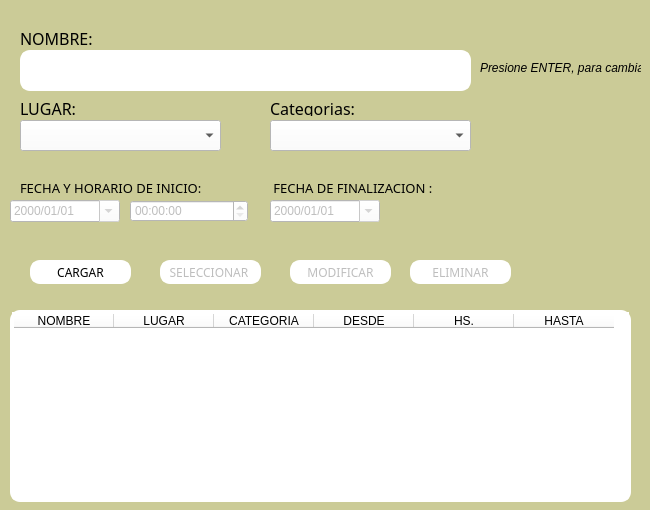
<?xml version="1.0" encoding="UTF-8"?>
<ui version="4.0">
 <class>Form_crearEvento</class>
 <widget class="QWidget" name="Form_crearEvento">
  <property name="geometry">
   <rect>
    <x>0</x>
    <y>0</y>
    <width>650</width>
    <height>510</height>
   </rect>
  </property>
  <property name="minimumSize">
   <size>
    <width>650</width>
    <height>510</height>
   </size>
  </property>
  <property name="maximumSize">
   <size>
    <width>650</width>
    <height>510</height>
   </size>
  </property>
  <property name="windowTitle">
   <string>Crear Evento</string>
  </property>
  <property name="styleSheet">
   <string notr="true">background-color: rgb(203, 203, 151);</string>
  </property>
  <widget class="QLabel" name="label">
   <property name="geometry">
    <rect>
     <x>20</x>
     <y>30</y>
     <width>81</width>
     <height>16</height>
    </rect>
   </property>
   <property name="font">
    <font>
     <family>FSP DEMO - Organetto Light</family>
     <pointsize>12</pointsize>
    </font>
   </property>
   <property name="text">
    <string>NOMBRE:</string>
   </property>
  </widget>
  <widget class="QLabel" name="label_3">
   <property name="geometry">
    <rect>
     <x>20</x>
     <y>100</y>
     <width>81</width>
     <height>16</height>
    </rect>
   </property>
   <property name="font">
    <font>
     <family>FSP DEMO - Organetto Light</family>
     <pointsize>12</pointsize>
    </font>
   </property>
   <property name="text">
    <string>LUGAR:</string>
   </property>
  </widget>
  <widget class="QLabel" name="label_4">
   <property name="geometry">
    <rect>
     <x>20</x>
     <y>180</y>
     <width>191</width>
     <height>16</height>
    </rect>
   </property>
   <property name="font">
    <font>
     <family>FSP DEMO - Organetto Light</family>
     <pointsize>10</pointsize>
    </font>
   </property>
   <property name="text">
    <string>FECHA Y HORARIO DE INICIO:</string>
   </property>
  </widget>
  <widget class="QLabel" name="label_5">
   <property name="geometry">
    <rect>
     <x>270</x>
     <y>180</y>
     <width>191</width>
     <height>16</height>
    </rect>
   </property>
   <property name="font">
    <font>
     <family>FSP DEMO - Organetto Light</family>
     <pointsize>10</pointsize>
    </font>
   </property>
   <property name="text">
    <string> FECHA DE FINALIZACION :</string>
   </property>
  </widget>
  <widget class="QTableWidget" name="tableWidget_crearEvento">
   <property name="geometry">
    <rect>
     <x>10</x>
     <y>310</y>
     <width>621</width>
     <height>192</height>
    </rect>
   </property>
   <property name="font">
    <font>
     <family>Arial</family>
     <pointsize>9</pointsize>
    </font>
   </property>
   <property name="styleSheet">
    <string notr="true">border-radius: 10px;
border-style: solid;
border-width: 2px;
border-color: rgb(255, 255, 255);
background-color: rgb(255, 255, 255);</string>
   </property>
   <property name="sizeAdjustPolicy">
    <enum>QAbstractScrollArea::AdjustToContents</enum>
   </property>
   <property name="sortingEnabled">
    <bool>true</bool>
   </property>
   <attribute name="verticalHeaderMinimumSectionSize">
    <number>32</number>
   </attribute>
   <attribute name="verticalHeaderDefaultSectionSize">
    <number>100</number>
   </attribute>
   <column>
    <property name="text">
     <string>NOMBRE</string>
    </property>
   </column>
   <column>
    <property name="text">
     <string>LUGAR</string>
    </property>
   </column>
   <column>
    <property name="text">
     <string>CATEGORIA</string>
    </property>
   </column>
   <column>
    <property name="text">
     <string>DESDE</string>
    </property>
   </column>
   <column>
    <property name="text">
     <string>HS.</string>
    </property>
   </column>
   <column>
    <property name="text">
     <string>HASTA</string>
    </property>
   </column>
  </widget>
  <widget class="QPushButton" name="pushButton_modificar">
   <property name="enabled">
    <bool>false</bool>
   </property>
   <property name="geometry">
    <rect>
     <x>290</x>
     <y>260</y>
     <width>101</width>
     <height>24</height>
    </rect>
   </property>
   <property name="font">
    <font>
     <family>FONTSPRING DEMO - Organetto Light</family>
    </font>
   </property>
   <property name="styleSheet">
    <string notr="true">border-radius: 10px;
border-style: solid;
border-width: 2px;
border-color: rgb(255, 255, 255);
background-color: rgb(255, 255, 255);</string>
   </property>
   <property name="text">
    <string>MODIFICAR</string>
   </property>
  </widget>
  <widget class="QPushButton" name="pushButton_seleccionar">
   <property name="enabled">
    <bool>false</bool>
   </property>
   <property name="geometry">
    <rect>
     <x>160</x>
     <y>260</y>
     <width>101</width>
     <height>24</height>
    </rect>
   </property>
   <property name="font">
    <font>
     <family>FONTSPRING DEMO - Organetto Light</family>
    </font>
   </property>
   <property name="styleSheet">
    <string notr="true">border-radius: 10px;
border-style: solid;
border-width: 2px;
border-color: rgb(255, 255, 255);
background-color: rgb(255, 255, 255);</string>
   </property>
   <property name="text">
    <string>SELECCIONAR </string>
   </property>
  </widget>
  <widget class="QPushButton" name="pushButton_cargar">
   <property name="geometry">
    <rect>
     <x>30</x>
     <y>260</y>
     <width>101</width>
     <height>24</height>
    </rect>
   </property>
   <property name="font">
    <font>
     <family>FSP DEMO - Organetto Light</family>
    </font>
   </property>
   <property name="styleSheet">
    <string notr="true">border-radius: 10px;
border-style: solid;
border-width: 2px;
border-color: rgb(255, 255, 255);
background-color: rgb(255, 255, 255);</string>
   </property>
   <property name="text">
    <string>CARGAR</string>
   </property>
  </widget>
  <widget class="QPushButton" name="pushButton_eliminar">
   <property name="enabled">
    <bool>false</bool>
   </property>
   <property name="geometry">
    <rect>
     <x>410</x>
     <y>260</y>
     <width>101</width>
     <height>24</height>
    </rect>
   </property>
   <property name="font">
    <font>
     <family>FONTSPRING DEMO - Organetto Light</family>
    </font>
   </property>
   <property name="styleSheet">
    <string notr="true">border-radius: 10px;
border-style: solid;
border-width: 2px;
border-color: rgb(255, 255, 255);
background-color: rgb(255, 255, 255);</string>
   </property>
   <property name="text">
    <string>ELIMINAR</string>
   </property>
  </widget>
  <widget class="QComboBox" name="comboBox_estadios">
   <property name="enabled">
    <bool>true</bool>
   </property>
   <property name="geometry">
    <rect>
     <x>20</x>
     <y>120</y>
     <width>201</width>
     <height>31</height>
    </rect>
   </property>
   <property name="focusPolicy">
    <enum>Qt::StrongFocus</enum>
   </property>
   <property name="styleSheet">
    <string notr="true">background-color: rgb(255, 255, 255);</string>
   </property>
  </widget>
  <widget class="QLabel" name="label_6">
   <property name="geometry">
    <rect>
     <x>270</x>
     <y>100</y>
     <width>111</width>
     <height>16</height>
    </rect>
   </property>
   <property name="font">
    <font>
     <family>FSP DEMO - Organetto Light</family>
     <pointsize>12</pointsize>
    </font>
   </property>
   <property name="text">
    <string>Categorias:</string>
   </property>
  </widget>
  <widget class="QComboBox" name="comboBox_categoria">
   <property name="enabled">
    <bool>true</bool>
   </property>
   <property name="geometry">
    <rect>
     <x>270</x>
     <y>120</y>
     <width>201</width>
     <height>31</height>
    </rect>
   </property>
   <property name="focusPolicy">
    <enum>Qt::StrongFocus</enum>
   </property>
   <property name="styleSheet">
    <string notr="true">background-color: rgb(255, 255, 255);</string>
   </property>
  </widget>
  <widget class="QLineEdit" name="lineEdit_nombre">
   <property name="geometry">
    <rect>
     <x>20</x>
     <y>50</y>
     <width>451</width>
     <height>41</height>
    </rect>
   </property>
   <property name="styleSheet">
    <string notr="true">border-radius: 10px;
border-style: solid;
border-width: 2px;
border-color: rgb(255, 255, 255);
background-color: rgb(255, 255, 255);</string>
   </property>
   <property name="maxLength">
    <number>45</number>
   </property>
  </widget>
  <widget class="QDateEdit" name="dateEdit_inicio">
   <property name="enabled">
    <bool>false</bool>
   </property>
   <property name="geometry">
    <rect>
     <x>10</x>
     <y>200</y>
     <width>110</width>
     <height>22</height>
    </rect>
   </property>
   <property name="styleSheet">
    <string notr="true">background-color: rgb(255, 255, 255);
</string>
   </property>
   <property name="displayFormat">
    <string>yyyy/MM/dd</string>
   </property>
   <property name="calendarPopup">
    <bool>true</bool>
   </property>
  </widget>
  <widget class="QTimeEdit" name="timeEdit_inicio">
   <property name="enabled">
    <bool>false</bool>
   </property>
   <property name="geometry">
    <rect>
     <x>130</x>
     <y>200</y>
     <width>118</width>
     <height>22</height>
    </rect>
   </property>
   <property name="styleSheet">
    <string notr="true">background-color: rgb(255, 255, 255);</string>
   </property>
   <property name="calendarPopup">
    <bool>true</bool>
   </property>
  </widget>
  <widget class="QDateEdit" name="dateEdit_fin">
   <property name="enabled">
    <bool>false</bool>
   </property>
   <property name="geometry">
    <rect>
     <x>270</x>
     <y>200</y>
     <width>110</width>
     <height>22</height>
    </rect>
   </property>
   <property name="styleSheet">
    <string notr="true">background-color: rgb(255, 255, 255);</string>
   </property>
   <property name="displayFormat">
    <string>yyyy/MM/dd</string>
   </property>
   <property name="calendarPopup">
    <bool>true</bool>
   </property>
  </widget>
  <widget class="QLabel" name="label_7">
   <property name="geometry">
    <rect>
     <x>480</x>
     <y>60</y>
     <width>161</width>
     <height>16</height>
    </rect>
   </property>
   <property name="font">
    <font>
     <italic>true</italic>
    </font>
   </property>
   <property name="text">
    <string>Presione ENTER, para cambiar</string>
   </property>
  </widget>
 </widget>
 <tabstops>
  <tabstop>lineEdit_nombre</tabstop>
  <tabstop>comboBox_estadios</tabstop>
  <tabstop>comboBox_categoria</tabstop>
  <tabstop>pushButton_cargar</tabstop>
  <tabstop>pushButton_seleccionar</tabstop>
  <tabstop>pushButton_modificar</tabstop>
  <tabstop>pushButton_eliminar</tabstop>
  <tabstop>tableWidget_crearEvento</tabstop>
 </tabstops>
 <resources/>
 <connections/>
</ui>
